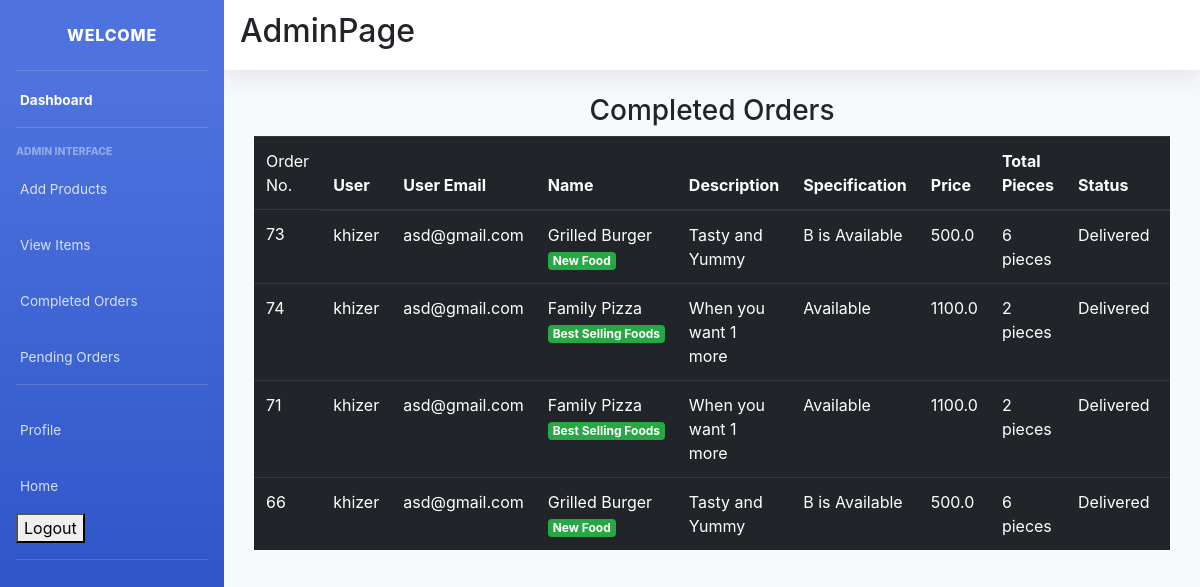
The app's page /admin_view/ (signed in) with its own data.
### main/models.py (models this page shows, shortened)
class CartItems(models.Model):
    ORDER_STATUS = (
        ('Active', 'Active'),
        ('Delivered', 'Delivered')
    )
    user = models.ForeignKey(User, on_delete=models.CASCADE)
    item = models.ForeignKey(Item, on_delete=models.CASCADE)
    ordered = models.BooleanField(default=False)
    quantity = models.IntegerField(default=1)
    ordered_date = models.DateField(default=timezone.now)
    status = models.CharField(max_length=20, choices=ORDER_STATUS, default='Active')
    delivery_date = models.DateField(default=timezone.now)
    class Meta:
        verbose_name = 'Cart Item'
        verbose_name_plural = 'Cart Items'

class Item(models.Model):
    LABELS = (
        ('Best Selling Foods', 'Best Selling Foods'),
        ('New Food', 'New Food'),
        ('Spicy Foods🔥', 'Spicy Foods🔥'),
    )
    LABEL_COLOUR = (
        ('danger', 'danger'),
        ('success', 'success'),
        ('primary', 'primary'),
        ('info', 'info'),
        ('warning', 'warning'),
    )
    title = models.CharField(max_length=150)
    description = models.CharField(max_length=250,blank=True)
    price = models.FloatField()
    pieces = models.IntegerField(default=6)
    instructions = models.CharField(max_length=250,default="Available")
    image = models.ImageField(default='default.png', upload_to='images/')
    labels = models.CharField(max_length=25, choices=LABELS, blank=True)
    label_colour = models.CharField(max_length=15, choices=LABEL_COLOUR, blank=True)
    slug = models.SlugField(default="foods")
    created_by = models.ForeignKey(User, on_delete=models.CASCADE)

### main/decorators.py (the view)
    def wrapper_func(request, *args, **kwargs):
        group = Group.objects.get(user = request.user)
        if group.name == 'admin_owner':
            return view_func(request, *args, **kwargs)
        else:
            return redirect('/')

### main/views.py (called while the page is built)
@login_required(login_url='/accounts/login/')
@admin_required
def admin_view(request):
    cart_items = CartItems.objects.filter(item__created_by=request.user, ordered=True,status="Delivered").order_by('-ordered_date')
    context = {
        'cart_items':cart_items,
    }
    return render(request, 'main/admin_view.html', context)

### main/templates/main/admin_view.html
{% extends "main/layout2.html" %}
{% block content %}
<div class="cart">
    <div class="container">
        <div class="row">
            <div class="col-sm-12">
                <h3 class="text-center">Completed Orders</h3>
                {% if cart_items %}
                <div class="table-responsive">
                    <table class="table table-dark">
                        <thead>
                        <tr>
                            <td scope="col">Order No.</td>
                            <th scope="col">User</th>
                            <th scope="col">User Email</th>
                            <th scope="col">Name</th>
                            <th scope="col">Description</th>
                            <th scope="col">Specification</th>
                            <th scope="col">Price</th>
                            <th scope="col">Total Pieces</th>
                            <th scope="col">Status</th>
                            <th scope="col">Delivery Date</th>
                        </tr>
                        </thead>
                        <tbody>
                            {% for cart in cart_items %}
                        <tr>
                            <td>{{ cart.id }}</td>
                            <td>{{ cart.user.username }}</td>
                            <td>{{ cart.user.email}}</td>
                            <td>{{ cart.item.title }} <span class="badge badge-{{ cart.item.label_colour }}">{{ cart.item.labels }}</span></td>
                            <td>{{ cart.item.description }}</td>
                            <td>{{ cart.item.instructions }}</td>
                            <td>{{ cart.item.price }}</td>
                            <td>{{ cart.item.pieces }} pieces</td>
                            <td>{{ cart.status }}</td>
                            <td>{{ cart.delivery_date }}</td>
                        </tr>
                            {% endfor %}
                        </tbody>
                    </table>
                </div>
                {% else %}
                <h4 class="text-center">Sorry, you have not ordered any item yet!!!</h4>
                {% endif %}
            </div>
        </div>
    </div>
</div>
{% endblock content %}

### records on screen
CartItems: id "73", user.username "khizer", user.email "asd@gmail.com", item "Grilled Burger", item.labels "New Food", item.description "Tasty and Yummy", item.instructions "B is Available", item.price "500.0", item.pieces "6", status "Delivered"
CartItems: id "74", user.username "khizer", user.email "asd@gmail.com", item "Family Pizza", item.labels "Best Selling Foods", item.description "When you want 1 more", item.instructions "Available", item.price "1100.0", item.pieces "2", status "Delivered"
CartItems: id "71", user.username "khizer", user.email "asd@gmail.com", item "Family Pizza", item.labels "Best Selling Foods", item.description "When you want 1 more", item.instructions "Available", item.price "1100.0", item.pieces "2", status "Delivered"
CartItems: id "66", user.username "khizer", user.email "asd@gmail.com", item "Grilled Burger", item.labels "New Food", item.description "Tasty and Yummy", item.instructions "B is Available", item.price "500.0", item.pieces "6", status "Delivered"
